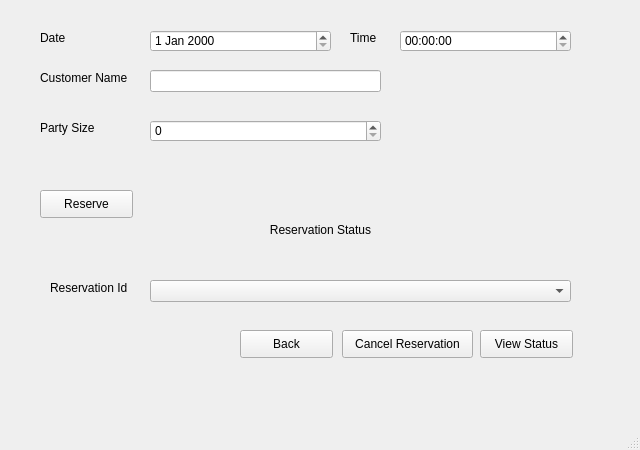
<?xml version="1.0" encoding="UTF-8"?>
<ui version="4.0">
 <class>MainWindow</class>
 <widget class="QMainWindow" name="MainWindow">
  <property name="geometry">
   <rect>
    <x>0</x>
    <y>0</y>
    <width>640</width>
    <height>450</height>
   </rect>
  </property>
  <property name="windowTitle">
   <string>Reservation Form</string>
  </property>
  <widget class="QWidget" name="centralwidget">
   <widget class="QLabel" name="label">
    <property name="geometry">
     <rect>
      <x>40</x>
      <y>30</y>
      <width>55</width>
      <height>16</height>
     </rect>
    </property>
    <property name="text">
     <string>Date</string>
    </property>
   </widget>
   <widget class="QDateEdit" name="dateSelect">
    <property name="geometry">
     <rect>
      <x>150</x>
      <y>30</y>
      <width>181</width>
      <height>22</height>
     </rect>
    </property>
   </widget>
   <widget class="QLabel" name="label_2">
    <property name="geometry">
     <rect>
      <x>350</x>
      <y>30</y>
      <width>55</width>
      <height>16</height>
     </rect>
    </property>
    <property name="text">
     <string>Time</string>
    </property>
   </widget>
   <widget class="QTimeEdit" name="timeSelect">
    <property name="geometry">
     <rect>
      <x>400</x>
      <y>30</y>
      <width>171</width>
      <height>22</height>
     </rect>
    </property>
   </widget>
   <widget class="QLabel" name="label_3">
    <property name="geometry">
     <rect>
      <x>40</x>
      <y>70</y>
      <width>101</width>
      <height>16</height>
     </rect>
    </property>
    <property name="text">
     <string>Customer Name</string>
    </property>
   </widget>
   <widget class="QLineEdit" name="customerName">
    <property name="geometry">
     <rect>
      <x>150</x>
      <y>70</y>
      <width>231</width>
      <height>22</height>
     </rect>
    </property>
   </widget>
   <widget class="QLabel" name="label_4">
    <property name="geometry">
     <rect>
      <x>40</x>
      <y>120</y>
      <width>71</width>
      <height>16</height>
     </rect>
    </property>
    <property name="text">
     <string>Party Size</string>
    </property>
   </widget>
   <widget class="QSpinBox" name="partySize">
    <property name="geometry">
     <rect>
      <x>150</x>
      <y>120</y>
      <width>231</width>
      <height>22</height>
     </rect>
    </property>
   </widget>
   <widget class="QPushButton" name="reserveButton">
    <property name="geometry">
     <rect>
      <x>40</x>
      <y>190</y>
      <width>93</width>
      <height>28</height>
     </rect>
    </property>
    <property name="text">
     <string>Reserve</string>
    </property>
   </widget>
   <widget class="QLabel" name="label_5">
    <property name="geometry">
     <rect>
      <x>20</x>
      <y>220</y>
      <width>601</width>
      <height>20</height>
     </rect>
    </property>
    <property name="text">
     <string>Reservation Status</string>
    </property>
    <property name="alignment">
     <set>Qt::AlignCenter</set>
    </property>
   </widget>
   <widget class="QLabel" name="label_6">
    <property name="geometry">
     <rect>
      <x>50</x>
      <y>280</y>
      <width>91</width>
      <height>16</height>
     </rect>
    </property>
    <property name="text">
     <string>Reservation Id</string>
    </property>
   </widget>
   <widget class="QPushButton" name="viewStatusButton">
    <property name="geometry">
     <rect>
      <x>480</x>
      <y>330</y>
      <width>93</width>
      <height>28</height>
     </rect>
    </property>
    <property name="text">
     <string>View Status</string>
    </property>
   </widget>
   <widget class="QLabel" name="generateId">
    <property name="geometry">
     <rect>
      <x>40</x>
      <y>160</y>
      <width>451</width>
      <height>16</height>
     </rect>
    </property>
    <property name="text">
     <string/>
    </property>
   </widget>
   <widget class="QComboBox" name="reservationComboBox">
    <property name="geometry">
     <rect>
      <x>150</x>
      <y>280</y>
      <width>421</width>
      <height>22</height>
     </rect>
    </property>
   </widget>
   <widget class="QPushButton" name="cancelReservationButton">
    <property name="geometry">
     <rect>
      <x>342</x>
      <y>330</y>
      <width>131</width>
      <height>28</height>
     </rect>
    </property>
    <property name="text">
     <string>Cancel Reservation</string>
    </property>
   </widget>
   <widget class="QPushButton" name="backButton">
    <property name="geometry">
     <rect>
      <x>240</x>
      <y>330</y>
      <width>93</width>
      <height>28</height>
     </rect>
    </property>
    <property name="text">
     <string>Back</string>
    </property>
   </widget>
  </widget>
  <widget class="QMenuBar" name="menubar">
   <property name="geometry">
    <rect>
     <x>0</x>
     <y>0</y>
     <width>640</width>
     <height>26</height>
    </rect>
   </property>
  </widget>
  <widget class="QStatusBar" name="statusbar"/>
 </widget>
 <resources/>
 <connections/>
</ui>
